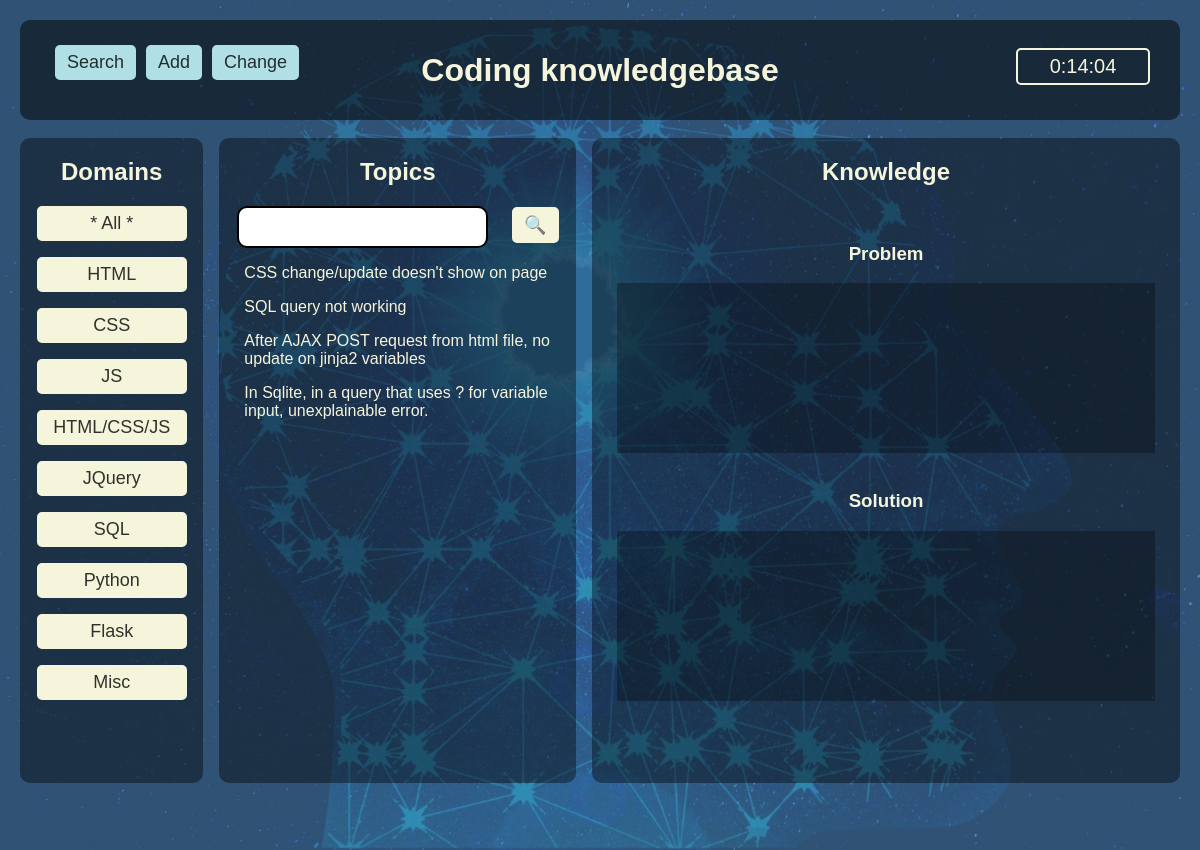
The app's page /, older data.
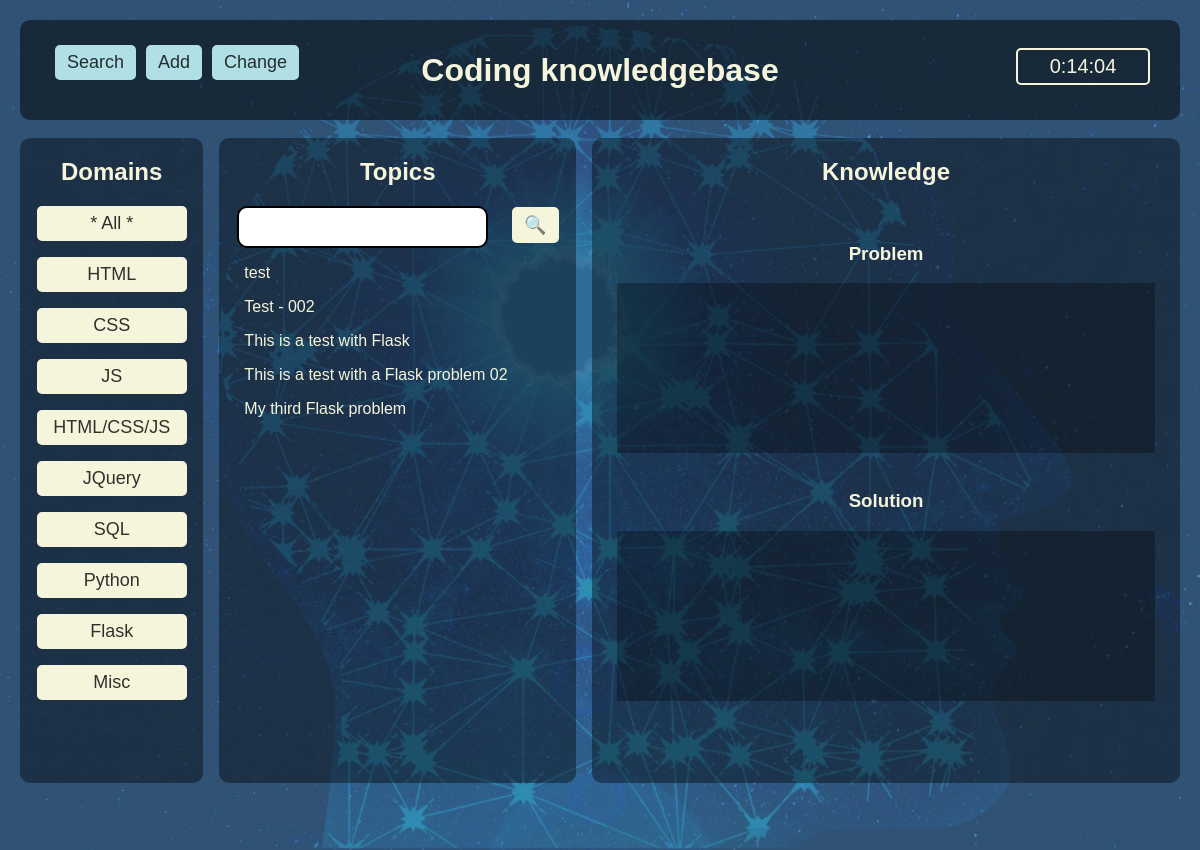
The same page, newer data.
### tables this page shows
CREATE TABLE domains (
                                        domain_id integer PRIMARY KEY,
                                        name text NOT NULL                                    
                                    );

CREATE TABLE topics (
                                        topic_id integer PRIMARY KEY,
                                        name text NOT NULL,
                                        domain int,
                                        foreign key(domain) references domains(domain_id)
                                    );

### flask_app.py (the view)
@app.route('/',methods=['GET','POST'])
def home():
    domain_list = []
    domain_list = get_domains()
    topic_list = []
    problem = ""
    solution = ""
    if request.method == "POST":
        action = request.form["action"]
        print(">>*>> action:", action)
        if action == "click_topic": #als de $.ajax gebruikt is (een van de topics geklikt)
            topic = request.form["topic"]
            topic_dict = get_1_topic(topic)
            problem = topic_dict["problem"]
            solution = topic_dict["solution"]
            resp = make_response(render_template('index.html', domain_list=domain_list, topic_list=topic_list, problem=problem, solution=solution))
            resp.set_cookie('problem', problem)
            resp.set_cookie('solution',solution)
        elif action == "search": #als de search button is aangeklikt
            search_str = request.form["search_str"]
            print(">> Search-str: >> ", search_str)
            topic_list = topics_searched(search_str)
            print(">> Topic-list: >> ", topic_list)
            resp = make_response(render_template('index.html', domain_list=domain_list, topic_list=topic_list, problem=problem, solution=solution))
        else: #als een van de domain buttons geklikt is.
            domain = request.form["action"]
            print("domain clicked: ", domain)
            if domain == "All":
                topic_list = get_topics()
            else:
                topic_list = topics_filtered(domain)
            resp = make_response(render_template('index.html', domain_list=domain_list, topic_list=topic_list, problem=problem, solution=solution))
    else:
        topic_list = get_topics()
        resp = make_response(render_template('index.html', domain_list=domain_list, topic_list=topic_list, problem=problem, solution=solution))
    return resp

### db.py (called while the page is built)
def connect_to_db(db_file):
    conn = None
    try:
        conn = sqlite3.connect(db_file)
        print("** Connection established")
        return conn
    except Error as e:
        print(e)
    return conn

def get_domains():
    database = "knowledge.db"
    conn = connect_to_db(database)
    c = conn.cursor()
    query = '''select name from domains'''
    c.execute(query)
    data = c.fetchall()
    output = []
    for d in data:
        output.append(d[0])
    return output

def get_topics():
    database = "knowledge.db"
    conn = connect_to_db(database)
    c = conn.cursor()
    query = '''select name, domain from topics'''
    c.execute(query)
    data = c.fetchall()
    output = []
    for d in data:
        output.append(d[0])
    return output

### templates/index.html (shortened to what this page needs)
<!DOCTYPE html>
<html lang="en">
<head>
    <link rel="stylesheet" href="/static/style.css">
</head>
<body onload="startTime()">
    <div class="container">
        <div class="top">
            <div class="top-menu">
                <a href="/"><button class="top_btn">Search</button></a>
                <a href="/new"><button class="top_btn">Add</button></a>
                <a href="/change"><button class="top_btn">Change</button></a>
            </div>
            <h1>Coding knowledgebase</h1>
            <div id="clock"></div>
        </div>
        <div class="main">
            <div id="index1">
                <h2>Domains</h2>
                <form method="POST">
                    <p><button type="submit" name="action" value="All" class="domain_btn">* All *</button></p>
                    {% for domain in domain_list %}
                        <p><button type="submit" name="action" value="{{domain}}" class="domain_btn">{{domain}}</button></p>
                    {% endfor %}
                </form>
            </div>
            <div id="index2">
                <h2>Topics</h2>
                <form method="POST" action="">
                <input name="search_str" class="topic_search" type="text">
                <button type="submit" name="action" value="search" class="search_btn">&#x1F50D;</button>
                </form>
                <div class="topic_list">
                    {% for topic in topic_list %}
                        <p class="topic">{{topic}}</p>
                    {% endfor %}
                </div>
            </div>
            <div id="knowledge">
                <h2>Knowledge</h2>
                <br>
                <h3>Problem</h3>
                <div id="problem">{{problem}}</div>
                <br>
                <h3>Solution</h3>
                <div id="solution">{{solution}}</div>
            </div>
        </div>
    </div>
</body>
</html>

Row changes from the older to the newer data that the page shows:
removed topics: name "In Sqlite, in a query that uses ? for variable input, unexplainable error."
changed topics: name "CSS change/update doesn't show on page" → "test"
changed topics: name "SQL query not working" → "Test - 002"
changed topics: name "After AJAX POST request from html file, no update on jinja2 variables" → "This is a test with Flask"
added topics: name "This is a test with a Flask problem 02"
added topics: name "My third Flask problem"
